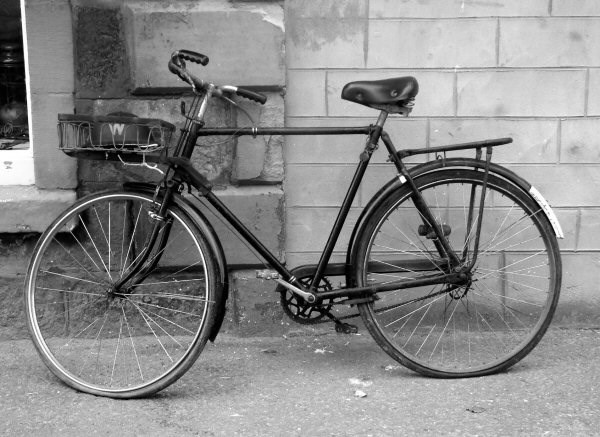
#> input picture images/bike.jpg, 600 x 437 px
$ python 16.Crop_An_Image.py
#> lines starting #> are read from the running program, lines starting #| are printed output that depends on the picture
import cv2
import matplotlib.pyplot as plt

# Load the image using OpenCV
img = cv2.imread("../../images/bike.jpg")
#> img is the input picture: shape (437, 600, 3); min 0, max 255, mean 137

# Convert the image from BGR to RGB for proper display
img_rgb = cv2.cvtColor(img, cv2.COLOR_BGR2RGB)

# Display the original image
plt.figure(figsize=(6, 6))
plt.imshow(img_rgb)
plt.title("Original Image")
plt.axis("off")
plt.show()

# Crop the image using array slicing (y_start:y_end, x_start:x_end)
cropped = img_rgb[110:310, 10:160]
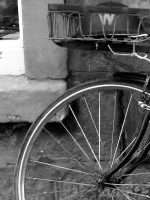
#> cropped: shape (200, 150, 3); min 0, max 255, mean 96

# Display the cropped image
plt.figure(figsize=(6, 6))
plt.imshow(cropped)
plt.title("Cropped Image")
plt.axis("off")
plt.show()

$ run again, with images/peppers.jpg copied over images/bike.jpg
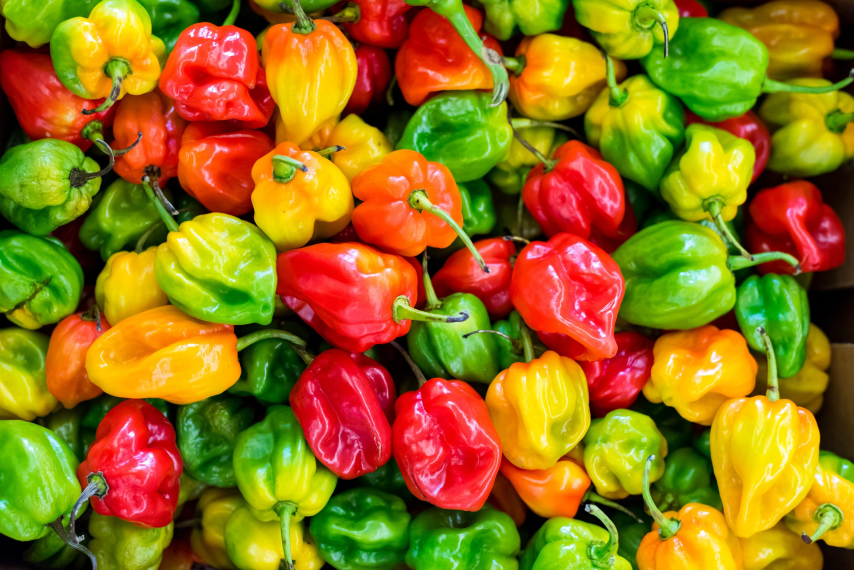
#> input picture images/peppers.jpg, 2560 x 1709 px (shown at 1/3 size)
#> img is the input picture: shape (1709, 2560, 3); mean B, G, R 22.2, 113.4, 149.4
#> `cropped = img_rgb[110:310, 10:160]`:
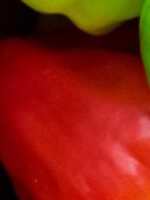
#> cropped: shape (200, 150, 3); mean R, G, B 137.7, 28.5, 12.2

$ run again, with images/tiger.jpg copied over images/bike.jpg
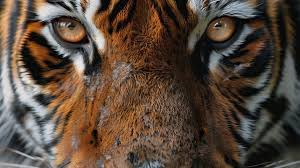
#> input picture images/tiger.jpg, 300 x 168 px
#> img is the input picture: shape (168, 300, 3); mean B, G, R 59.7, 72, 88.3
#> `cropped = img_rgb[110:310, 10:160]`:
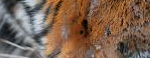
#> cropped: shape (58, 150, 3); mean R, G, B 124.1, 98.9, 81.1

$ run again, with images/bicycle.png saved as images/bike.jpg
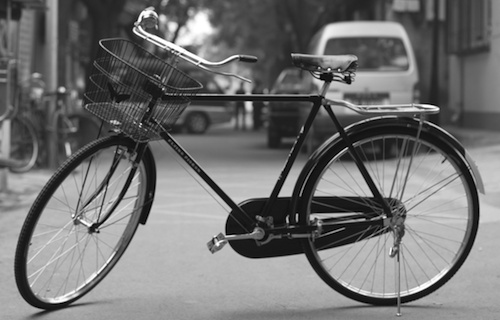
#> input picture images/bicycle.png, 500 x 320 px
#> img is the input picture: shape (320, 500, 3); min 0, max 255, mean 114.2
#> `cropped = img_rgb[110:310, 10:160]`:
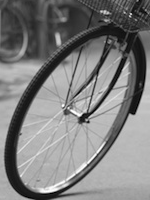
#> cropped: shape (200, 150, 3); min 0, max 255, mean 126.2
